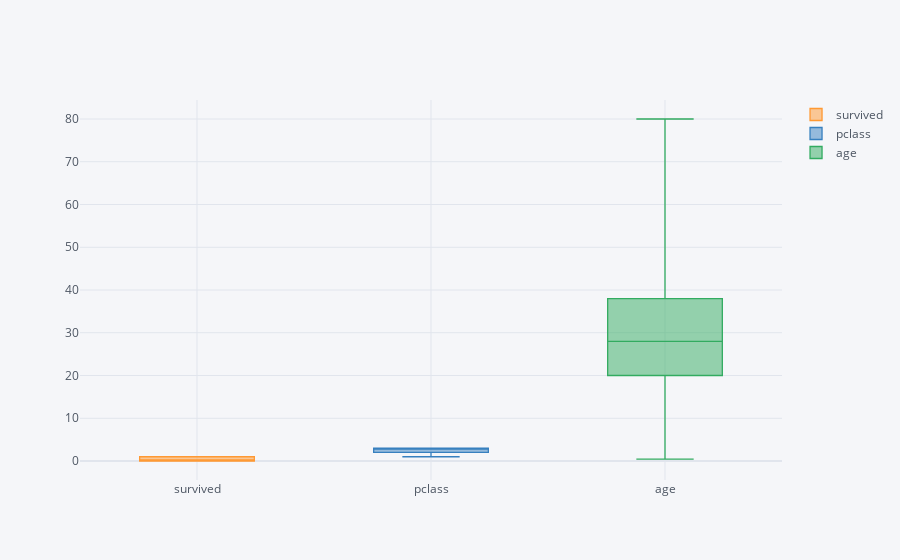

The cell this chart's notebook holds for it:
### Code cell
titanic[['survived','pclass','age']].iplot(kind='box')

### Figure 1 — Plotly figure (JSON) as saved in the notebook; plotly's stock layout.template omitted (floating-point values rounded to 4 significant figures; data arrays with more than 128 entries replaced by an {"elided": "..."} marker saying what was removed)
{"data": [{"boxpoints": false, "line": {"width": 1.3}, "marker": {"color": "rgba(255, 153, 51, 1.0)"}, "name": "survived", "orientation": "v", "type": "box", "y": {"elided": "891 int values"}}, {"boxpoints": false, "line": {"width": 1.3}, "marker": {"color": "rgba(55, 128, 191, 1.0)"}, "name": "pclass", "orientation": "v", "type": "box", "y": {"elided": "891 int values"}}, {"boxpoints": false, "line": {"width": 1.3}, "marker": {"color": "rgba(50, 171, 96, 1.0)"}, "name": "age", "orientation": "v", "type": "box", "y": {"elided": "891 float values"}}], "layout": {"legend": {"bgcolor": "#F5F6F9", "font": {"color": "#4D5663"}}, "paper_bgcolor": "#F5F6F9", "plot_bgcolor": "#F5F6F9", "title": {"font": {"color": "#4D5663"}}, "xaxis": {"gridcolor": "#E1E5ED", "showgrid": true, "tickfont": {"color": "#4D5663"}, "title": {"font": {"color": "#4D5663"}, "text": ""}, "zerolinecolor": "#E1E5ED"}, "yaxis": {"gridcolor": "#E1E5ED", "showgrid": true, "tickfont": {"color": "#4D5663"}, "title": {"font": {"color": "#4D5663"}, "text": ""}, "zerolinecolor": "#E1E5ED"}}}
